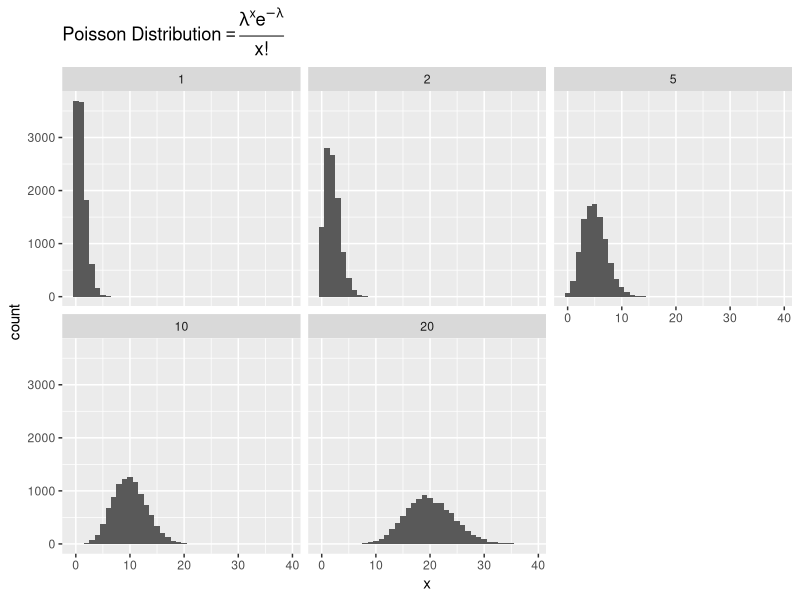
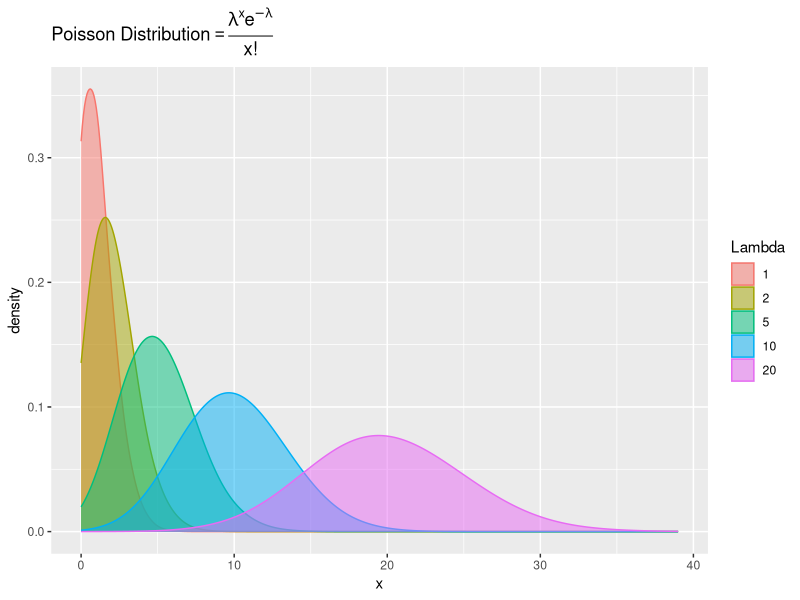

Here is the R script that generated these plots, in order:
## ---- chunk 1
knitr::opts_chunk$set(echo = TRUE)
## ---- chunk 2
#generate poisson dist graphs in R
#In probability theory and statistics, 
#the poisson dist is also for count data, and relies on 
#x and lambda. 
#as lambda grows large, Poisson begins to resemble the normal distribution

# from R For Everyone
library(ggplot2)
library(reshape2)
library(stringr)

# in poisson, lambda is both mean and variance
pois1 <- rpois(n=10000, lambda=1)
pois2 <- rpois(n=10000, lambda=2)
pois5 <- rpois(n=10000, lambda=5)
pois10 <- rpois(n=10000, lambda=10)
pois20 <- rpois(n=10000, lambda=20)
pois <- data.frame(Lambda.1=pois1, Lambda.2=pois2,
                   Lambda.5=pois5, Lambda.10=pois10,
                   Lambda.20=pois20)

pois <- melt(data=pois, variable.name = "Lambda", value.name="x")
pois$Lambda <- as.factor(as.numeric(str_extract(string=pois$Lambda, 
                                                pattern="\\d+")))
## plot
p <- ggplot(pois, aes(x=x)) + geom_histogram(binwidth=1) + 
    facet_wrap(~Lambda) + 
    ggtitle(expression("Poisson Distribution" == frac(paste(lambda^x, e^-lambda), paste(x, '!'))))
p

## nicer plot
p2 <- ggplot(pois, aes(x=x)) + 
    geom_density(aes(group=Lambda, color=Lambda, fill=Lambda), adjust=4, alpha=1/2) +
    scale_color_discrete() + scale_fill_discrete() + 
    ggtitle(expression("Poisson Distribution" == frac(paste(lambda^x, e^-lambda), paste(x, '!'))))

p2

## ---- chunk 3
#Ugarte and colleagues report that the average number of goals in a World Cup soccer match is approximately 2.5 and the Poisson model is appropriate.   let's see probability of finding 0, 1, 2, 3 goals per match
lambda <- 2.5
poissondist <- function(x, lambda) {
    (exp(1) ^ (-lambda) * lambda ^ x) / factorial(x)
}
poissondist(0:3, lambda)
dpois(0:3, lambda)

#For example, consider a Quality Assurance department that performs random tests of individual hard disks. Their policy is to shut down the manufacturing process if an inspector finds more than four bad sectors on a disk. What is the probability of shutting down the process if the mean number of bad sectors (λ) is two?
lambda <- 2
poissoncdf <- function(x, lambda) {
    sum((exp(1) ^ (-lambda) * lambda ^ x) / factorial(x))
}
1 - poissoncdf(0:4,lambda)
ppois(4, lambda, lower.tail = FALSE)
